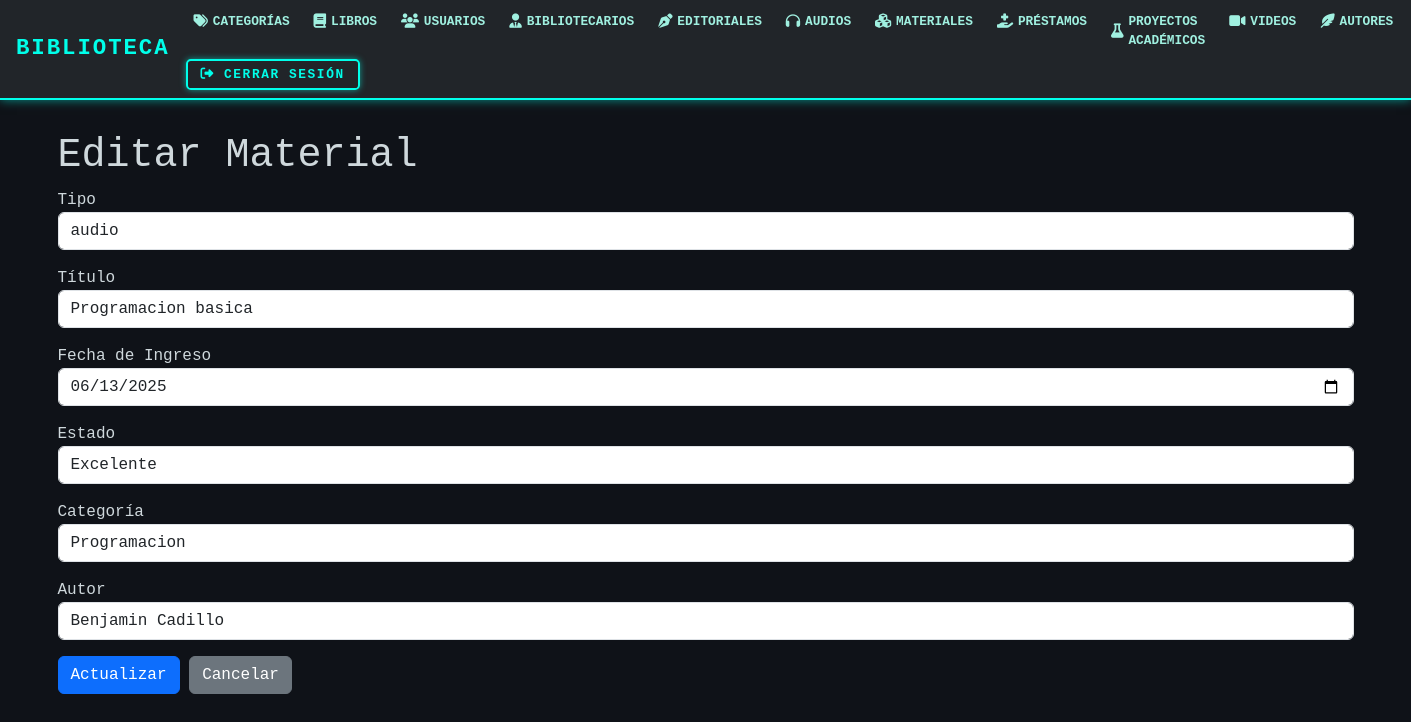
The page /materiales/edit/1 on the database its author committed.
### models/material_model.py (models this page shows, shortened)
class Material(db.Model):
    __tablename__ = 'materiales'
    id_material = db.Column(db.Integer, primary_key=True)
    tipo = db.Column(db.String(50), nullable=False)
    titulo = db.Column(db.String(100), nullable=False)
    fecha_ingreso = db.Column(db.String(20), nullable=False)
    estado = db.Column(db.String(20), nullable=False)
    id_categoria = db.Column(db.Integer, db.ForeignKey('categoria.id_cat'),nullable=False)
    id_autor = db.Column(db.Integer, db.ForeignKey('autores.id_autor'), nullable=False)
    categoria = db.relationship('Categoria', back_populates='materiales')
    libro = db.relationship('Libro', back_populates='material')
    autor = db.relationship('Autores', back_populates='materiales')
    audio = db.relationship('Audio', back_populates = 'material')
    proyecto_academico = db.relationship('Proyecto', back_populates='material')
    video = db.relationship('Video', back_populates='material')
    @staticmethod
    def get_by_id(id_material):
        return Material.query.get(id_material)

### models/categoria_model.py (models this page shows, shortened)
class Categoria(db.Model):
    __tablename__ = "categoria"
    id_cat = db.Column(db.Integer, primary_key=True)
    nombre = db.Column(db.String(50), nullable=False)
    materiales = db.relationship('Material', back_populates='categoria')

### models/autores_model.py (models this page shows, shortened)
class Autores(db.Model):
    __tablename__ = "autores"
    id_autor = db.Column(db.Integer,primary_key=True)
    nombre = db.Column(db.String(150),nullable=False)
    materiales = db.relationship('Material', back_populates='autor')

### controllers/material_controllers.py (the view, shortened to what this page needs)
@material_bp.route("/edit/<int:id_material>", methods=['GET', 'POST'])
def edit(id_material):
    material = Material.get_by_id(id_material)
    categorias = Categoria.query.all()
    autores = Autores.query.all()
    return material_view.edit(material=material, categorias=categorias, autores=autores)

### views/material_view.py (called while the page is built)
def edit(material, categorias, autores):
    return render_template('materiales/edit.html', material=material, categorias=categorias, autores=autores)

### templates/materiales/edit.html (shortened to what this page needs)
{% extends 'base.html' %}
{% block content %}
    <h1>Editar Material</h1>
    <form method="post">
        <div class="mb-3">
            <label>Tipo</label>
            <input type="text" name="tipo" class="form-control" value="{{ material.tipo }}" required>
        </div>
        <div class="mb-3">
            <label>Título</label>
            <input type="text" name="titulo" class="form-control" value="{{ material.titulo }}" required>
        </div>
        <div class="mb-3">
            <label>Fecha de Ingreso</label>
            <input type="date" name="fecha_ingreso" class="form-control" value="{{ material.fecha_ingreso }}" required>
        </div>
        <div class="mb-3">
            <label>Estado</label>
            <input type="text" name="estado" class="form-control" value="{{ material.estado }}" required>
        </div>
        <div class="mb-3">
            <label>Categoría</label>
            <select name="id_categoria" class="form-control" required>
                {% for categoria in categorias %}
                    <option value="{{categoria.id_cat}}"  {% if categoria.id_cat== material.id_categoria %} selected {% endif %}>{{categoria.nombre}}</option>
                {% endfor %}
            </select>
        </div>
        <div class="mb-3">
            <label>Autor</label>
            <select name="id_autor" class="form-control" required>
                {% for autor in autores %}
                    <option value="{{autor.id_autor}}"  {% if autor.id_autor== material.id_autor %} selected {% endif %}>{{autor.nombre}}</option>
                {% endfor %}
            </select>
        </div>
        <button type="submit" class="btn btn-primary">Actualizar</button>
        <a href="{{ url_for('material.index') }}" class="btn btn-secondary">Cancelar</a>
    </form>
{% endblock %}

### rows shown on the page
Material: tipo "audio", titulo "Programacion basica", fecha_ingreso "06/13/2025", estado "Excelente", id_categoria "Programacion", id_autor "Benjamin Cadillo"
